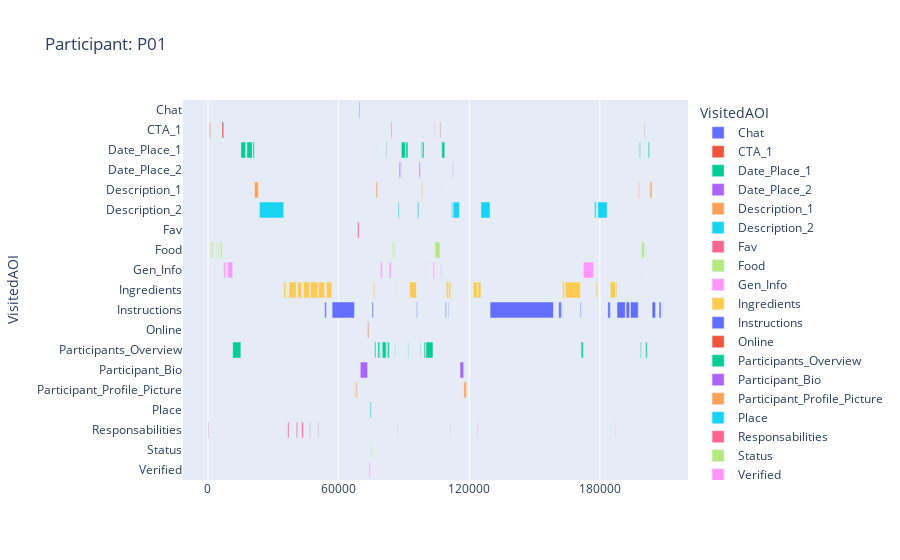
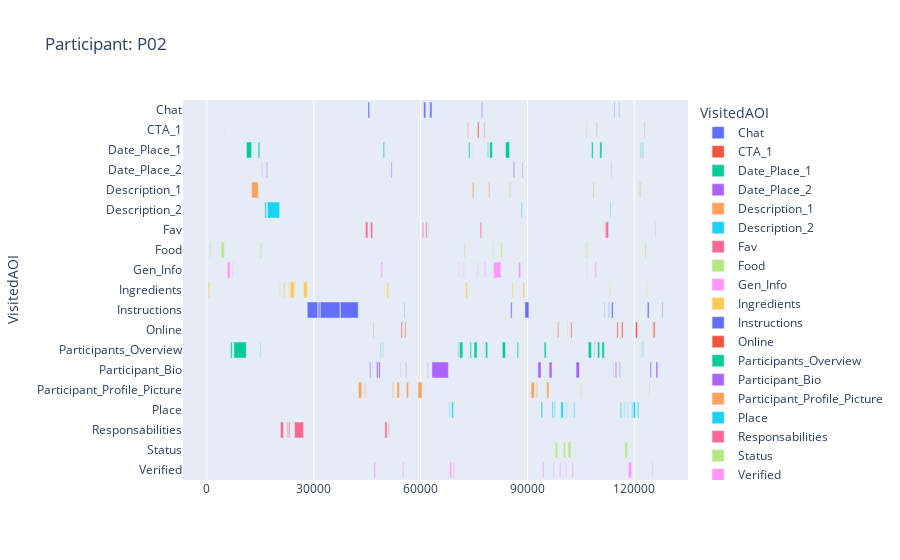
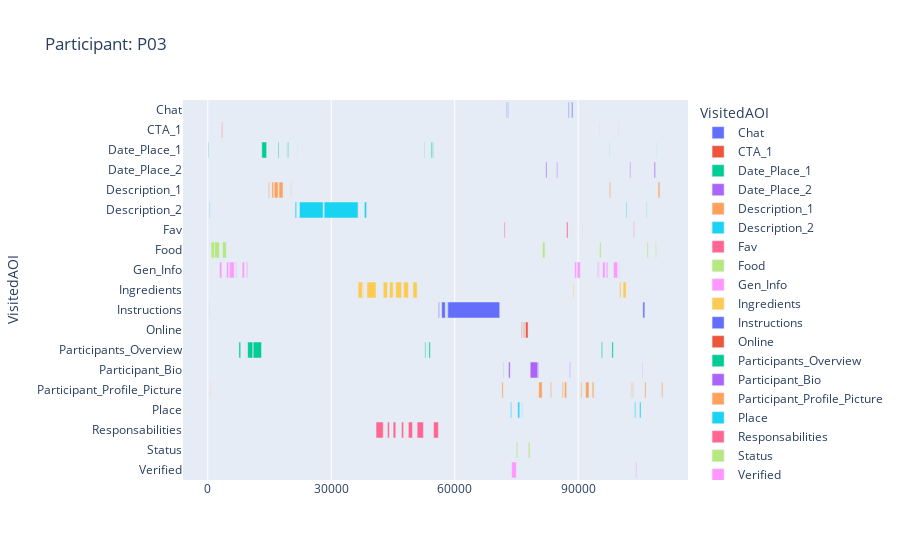

Notebook source saved alongside these figures, in order:
### Code cell
color_discrete_map = None

# Iteratate over the participants and plot AOI sequences
for participant in dataToPlot['Respondent'].unique():
    
    # Filter in the participant data
    participantData = dataToPlot[dataToPlot['Respondent']==participant]
    
    # Plot AOI sequences for the participant data
    fig = None
    # if no colors are assigned yet for the different AOI sequences
    if color_discrete_map is None:
        # Generate a figure with default colors
        fig = px.timeline(participantData, x_start="Dwell Start", x_end="Dwell End", y="VisitedAOI", color="VisitedAOI",  category_orders={"VisitedAOI": [value for value in aoisToPlot]}, title=f'Participant: {participant}')
        # copy the colors to color_discrete_map in order to reuse them for the other AOI sequence charts
        color_discrete_map = {data.name: data.marker.color for data in fig.data}
    else:
        # Generate a figure with the existing colors in color_discrete_map
        fig = px.timeline(participantData, x_start="Dwell Start", x_end="Dwell End", y="VisitedAOI", color="VisitedAOI",  category_orders={"VisitedAOI": [value for value in aoisToPlot]},  color_discrete_map=color_discrete_map, title=f'Participant: {participant}')
    
    fig.update_xaxes(
        tickformat="%Q",  # date format
    ) 
    fig.show()
